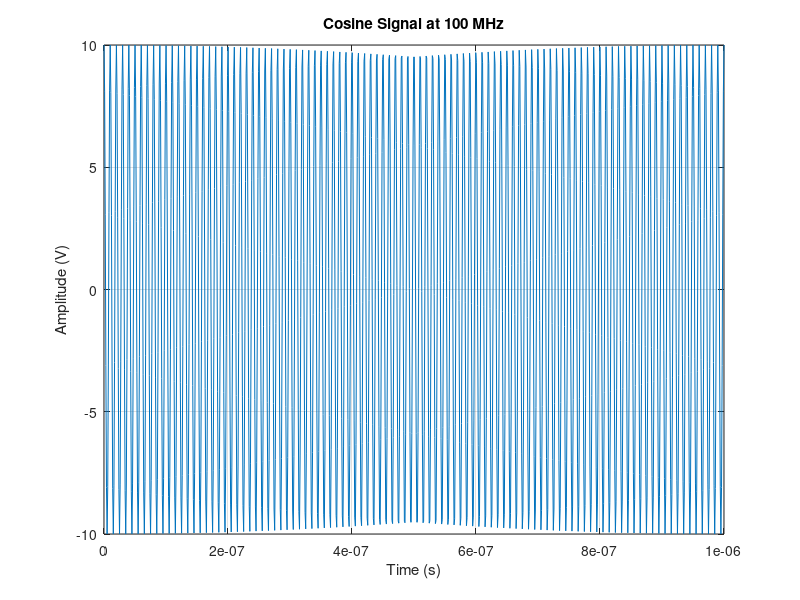

Write the MATLAB code that produced this figure.
% Define signal parameters
frequency = 100e6;  % Frequency in Hz (100 MHz)
amplitude = 10;    % Amplitude in volts (10 V)
duration = 1e-6;   % Duration in seconds (1 us)

% Generate time vector
time = linspace(0, duration, 1000);  % Create a time vector with 50 points

% Generate the cosine signal
cosine_signal = amplitude * cos(2*pi*frequency*time);

% Plot the signal
plot(time, cosine_signal)
xlabel('Time (s)')
ylabel('Amplitude (V)')
title('Cosine Signal at 100 MHz')
grid on

